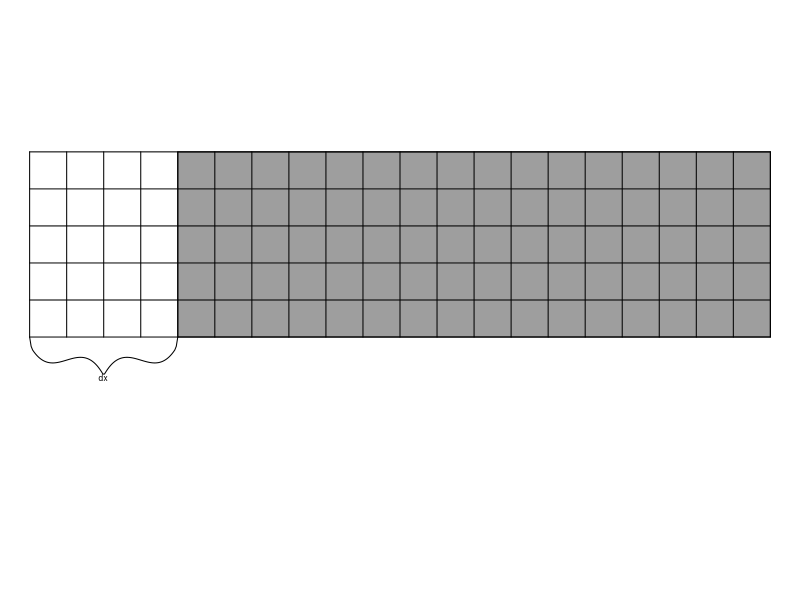
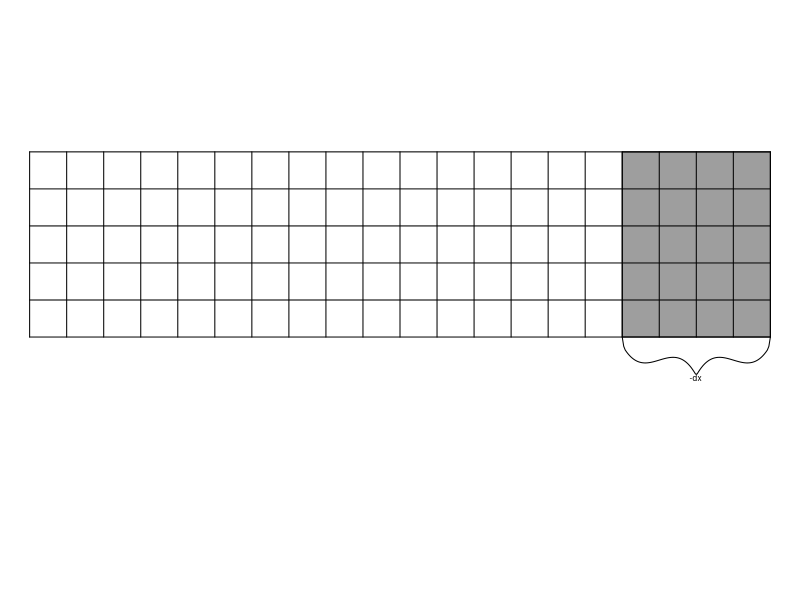
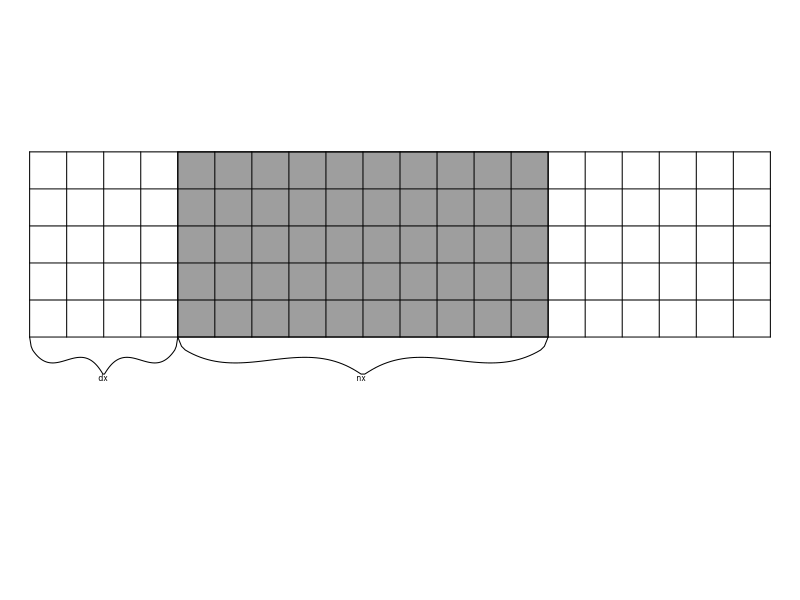
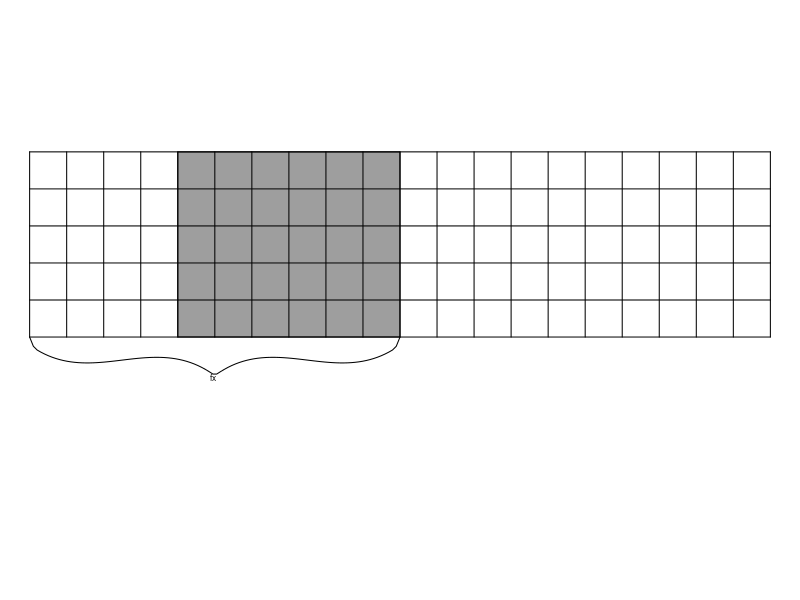

These figures' R source, in order:
## ---- chunk 1
mybox = function(dx=0,fx=n,n=20,m=5) {
  par(mar=c(0,0,0,0))
  plot(NA,xlim=c(0,n),ylim=c(-3,m),bty='n',axes=FALSE,asp=1)
  rect(dx,0,fx,m,col=8)
  segments(0,0:m,n,0:m)
  segments(0:n,0,0:n,m)
}
brace = function(x1,y1,x2,y2,len=1,text,...){
  a=c(1,2,3,48,50)    # set flexion point for spline
  b=c(0,.2,.28,.7,.8) # set depth for spline flexion point
  curve = spline(a, b, n = 50, method = "natural")$y / 0.8
  curve = c(curve,rev(curve))
  i = which.max(curve)
  curve = cbind(seq(0,1,len=length(curve)),curve,1)
  v = c(x2-x1,y2-y1)
  v = rbind(v,c(v[2],-v[1])/sqrt(sum(v**2))*len,c(x1,y1))
  v = curve %*% v
  lines(v,asp=1)
  text(v[i,1],v[i,2],labels = text,...)
}

px = 1
py = 0.3
## ---- chunk 2
mybox(dx=4)
brace(0,0,4,0,text="dx",adj=c(0.5,1),cex=0.5)
## ---- chunk 3
mybox(dx=20-4)
brace(20-4,0,20,0,text="-dx",adj=c(0.5,1),cex=0.5)
## ---- chunk 4
mybox(dx=4,fx=4+10)
brace(4,0,4+10,0,text="nx",adj=c(0.5,1),cex=0.5)
brace(0,0,4,0,text="dx",adj=c(0.5,1),cex=0.5)
## ---- chunk 5
mybox(dx=4,fx=10)
brace(0,0,10,0,text="fx",adj=c(0.5,1),cex=0.5)
